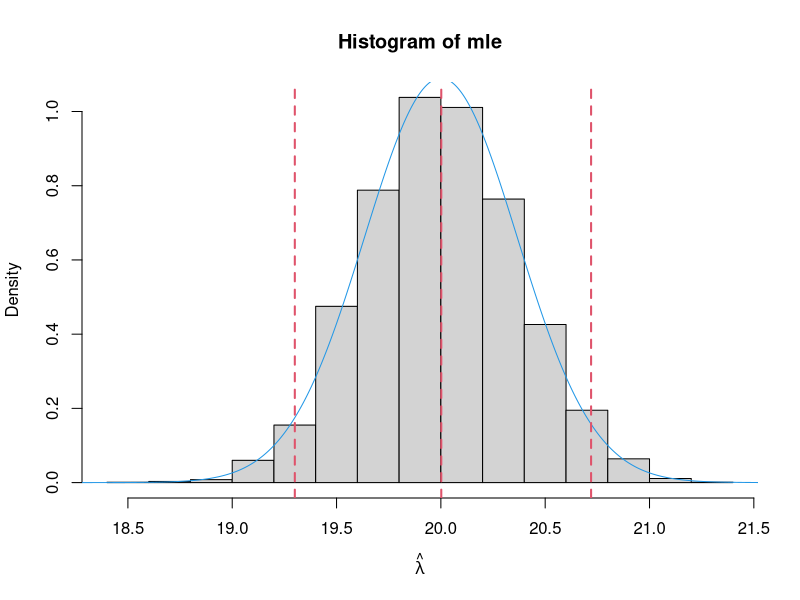

Recreate this plot in R.
#Asymptotic normality of Maximum Likelihood Estimate (MLE)


#The following code draws 5000 samples of size 150 from a Poisson(20) and each time time stores the MLE to the vector mle.
set.seed(400) # set a random seed for reproducibility of results
mle <- NULL
for (i in 1:5000){
       x <- rpois(n=150,20) # draw a sample of size 150 from Poisson(l=20)
        mle[i] <- mean(x) # This only works because the MLE for a poisson is the mean. MLE might not be equivalent to the mean for different for other distributions
        }
m <- mean(mle) #Calculate the sample mean of the MLE 
v <- var(mle) #Calculate the sample variance of the MLE 
c(m,v)


#The following code plots the histogram of the mle and the density of the normal distribution

hist(mle,xlab=expression(hat(lambda)),freq=FALSE)
abline(v=m,col=2, lty=2,lwd=2)
# Add the line of a normal curve with mean=20, sigma=0.134
z <- seq(18,22,length=1000)
lines(z,dnorm(z, 20, sqrt(0.134)),col=4)

#We can also verify the 95% CI we constructed using the simulated sample of the MLE. 
#The following code calculates the 97.5% and 2.5% quantile of the simulate sample and adds them on the previous plot
c(quantile(mle,0.025), quantile(mle,0.975))
abline(v=quantile(mle,0.975),col=2,lty=2,lwd=2)
abline(v=quantile(mle,0.025),col=2,lty=2,lwd=2)


